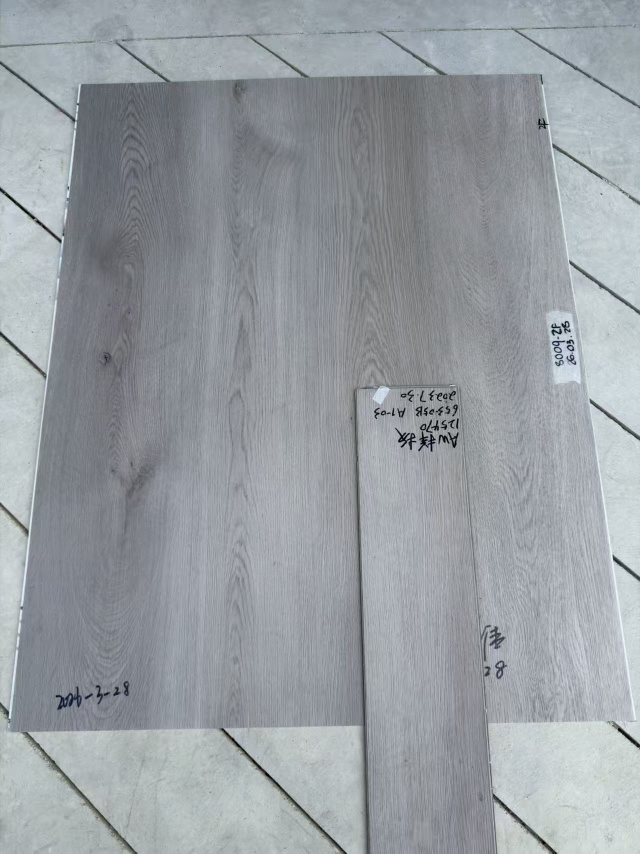
#> input picture batch_test/case1.jpg, 1280 x 1707 px (shown at 1/2 size)
$ python -i senia_label_detector.py   (imports and definitions only)
#> lines starting #> are read from the running program, lines starting #| are printed output that depends on the picture; after the words box and inside, x2 and y2 are one past the last pixel; in counts of white or black regions, pixels touching at a corner belong together
#> further down, picture is the input picture: shape (1707, 1280, 3); mean B, G, R 162.8, 157.9, 152.4
"""
SENIA 白色标签定位器
===================
利用标样上总有白色小标签这一物理特征,
精确定位标样区域. 比任何颜色算法都可靠.
"""

from __future__ import annotations
from typing import Any
import cv2
import numpy as np


def find_sample_by_white_label(
    image_bgr: np.ndarray,
    product_mask: np.ndarray | None = None,
) -> dict[str, Any]:
    """
    通过检测白色标签定位标样.

    逻辑:
      1. 检测白色小矩形 (标签)
      2. 标签在产品前景内 → 在标样上
      3. 从标签位置向外扩展 → 找到标样的完整区域
      4. 返回标样区域的 quad 坐标

    返回: {found: bool, sample_rect: (x,y,w,h), label_pos: (x,y)}
    """
    h, w = image_bgr.shape[:2]
#> h = 1707; w = 1280
    hsv = cv2.cvtColor(image_bgr, cv2.COLOR_BGR2HSV)
#> hsv: shape (1707, 1280, 3); mean H, S, V 104.1, 17.1, 163

    # Step 1: 检测白色区域
    white = ((hsv[..., 2] > 190) & (hsv[..., 1] < 50)).astype(np.uint8)
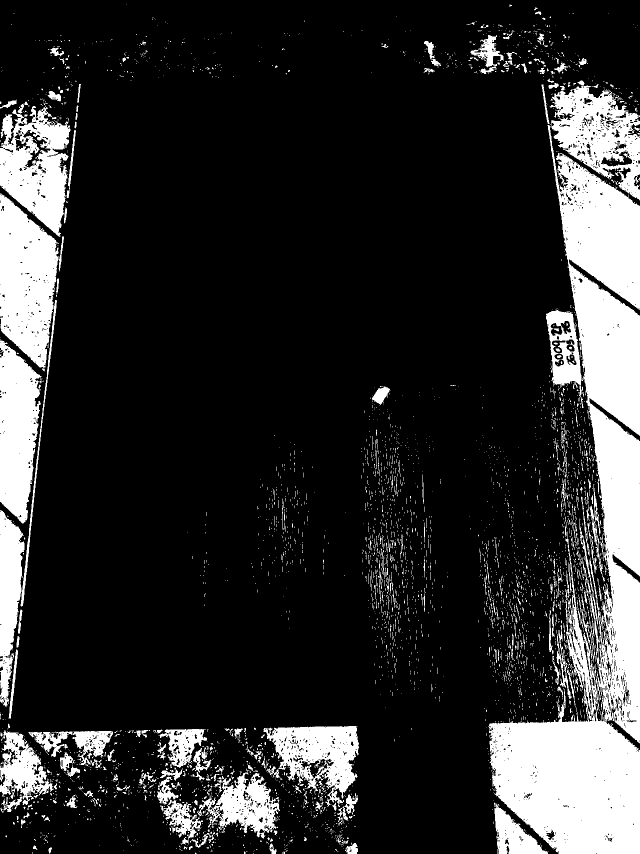
#> white: shape (1707, 1280) (shown at 1/2 size); values 0 (black) and 1 (white), 17.7% white; 3729 white regions (3357 under 20 px), largest, box (x1, y1, x2, y2) and area: (977, 171, 1280, 1707) 200741, (0, 387, 118, 736) 28473, (0, 681, 83, 1047) 21754
    white = cv2.morphologyEx(white, cv2.MORPH_CLOSE, np.ones((5, 5), np.uint8))
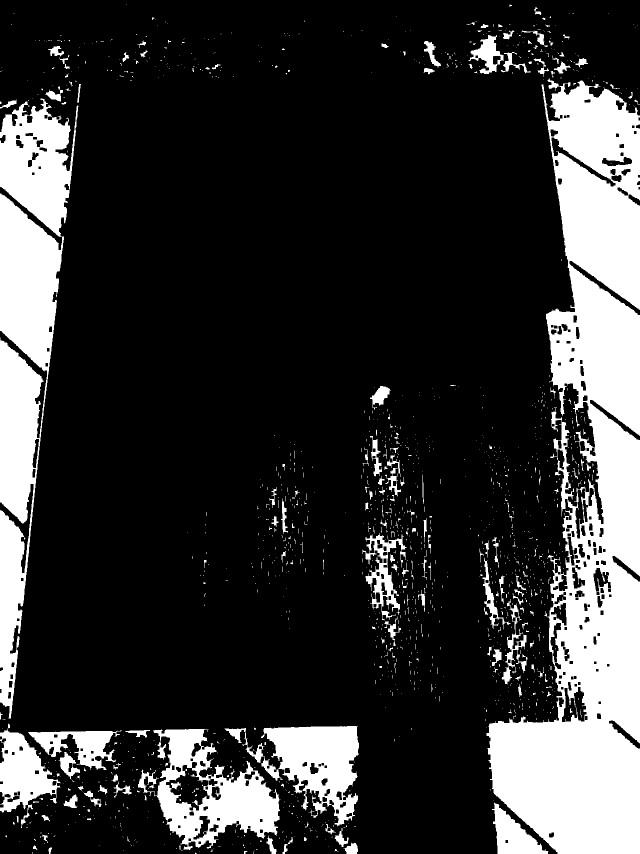
#> white: shape (1707, 1280) (shown at 1/2 size); values 0 (black) and 1 (white), 20.6% white; 1463 white regions (1271 under 20 px), largest, box (x1, y1, x2, y2) and area: (973, 156, 1280, 1707) 245661, (0, 197, 157, 1437) 94418, (276, 1458, 561, 1700) 28688
    white = cv2.morphologyEx(white, cv2.MORPH_OPEN, np.ones((6, 6), np.uint8))
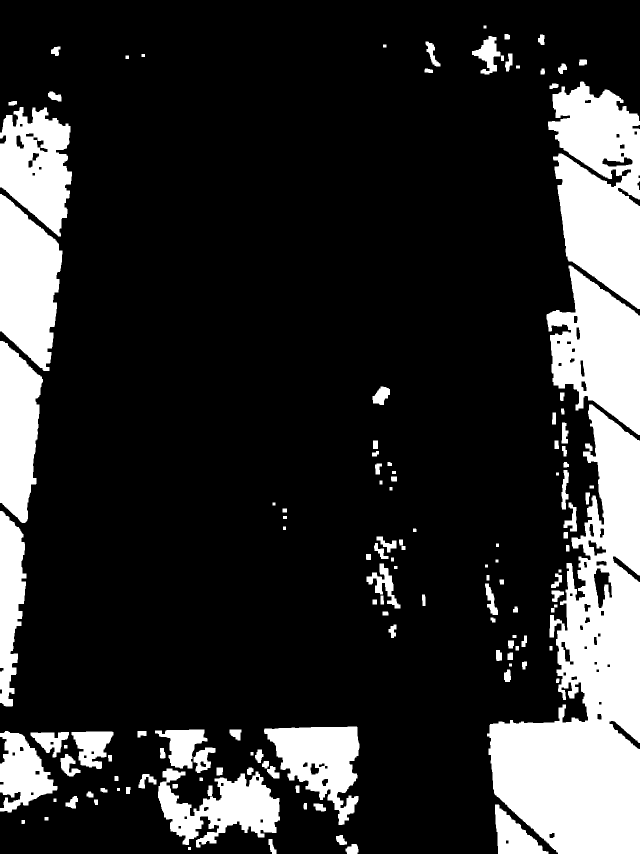
#> white: shape (1707, 1280) (shown at 1/2 size); values 0 (black) and 1 (white), 19.1% white; 133 white regions

    # 只保留产品前景内的白色
    if product_mask is not None:
        white = white & product_mask

    contours, _ = cv2.findContours(white, cv2.RETR_EXTERNAL, cv2.CHAIN_APPROX_SIMPLE)
#> contours = 133 contours; largest, box (x1, y1, x2, y2) and area: (974, 809, 1280, 1707) 140662, (1096, 163, 1280, 618) 57058, (1093, 531, 1280, 870) 38068, (0, 388, 125, 742) 30339, (0, 214, 144, 473) 25188

    # 过滤: 面积 200-20000, 宽高比 < 5
    labels = []
    for cnt in contours:
        area = cv2.contourArea(cnt)
        if area < 200 or area > 20000:
            continue
        x, y, rw, rh = cv2.boundingRect(cnt)
        aspect = max(rw, rh) / (min(rw, rh) + 1)
        if aspect > 5:
            continue
        labels.append({"x": x, "y": y, "w": rw, "h": rh, "area": area,
                        "cx": x + rw // 2, "cy": y + rh // 2})
#> this loop made 133 passes
#> area on passes 5, 9, 10, 13, 15, 16, 17, 18, 19, 20, 21, 24: 41.5, 68, 63, 109.5, 82.5, 96.5, 89.5, 155.5, 78, 35.5, 62.5, 130.5
#> (area, x, y, rw, rh, aspect) on passes 2, 3, 4, 7, 8, 12: (348, 691, 1688, 26, 19, 1.3), (214, 537, 1678, 16, 29, 1.71), (255, 672, 1670, 22, 20, 1.05), (5034, 990, 1609, 107, 98, 1.08), (241, 627, 1607, 25, 16, 1.47), (321.5, 131, 1592, 25, 25, 0.962)
#> after the loop, labels = 35 items

    if not labels:
        return {"found": False, "reason": "no_white_labels"}

    # Step 2: 从标签位置推断标样区域
    # 标样特征: 标签通常在标样的角上或边上
    # 标样是一个长条, 宽 ~100-300px, 长 ~300-1200px
    # 从标签位置沿上下左右找颜色一致的长条形区域

    gray = cv2.cvtColor(image_bgr, cv2.COLOR_BGR2GRAY).astype(np.float32)

    best_sample = None
    best_score = -1

    for label in labels:
        lx, ly = label["cx"], label["cy"]

        # 从标签位置向四个方向扫描, 找颜色一致的区域
        # 策略: 标签附近的像素颜色应该和标样颜色一致
        # 采样标签周围 30px 的颜色作为标样参考色
        py0 = max(0, ly - 40)
        py1 = min(h, ly + 40)
        px0 = max(0, lx - 40)
        px1 = min(w, lx + 40)

        ref_region = gray[py0:py1, px0:px1]
        if ref_region.size < 100:
            continue
        ref_val = float(np.median(ref_region))

        # 向各方向扩展: 找 brightness 接近 ref_val 的连续区域
        # 用 floodFill 的简化版: 行/列扫描
        tolerance = 15  # 灰度容差

        # 向上扫描
        top = ly
        for y in range(ly, max(0, ly - 800), -1):
            row = gray[y, max(0, lx - 50):min(w, lx + 50)]
            if abs(float(np.median(row)) - ref_val) > tolerance:
                top = y + 1
                break
            top = y

        # 向下扫描
        bottom = ly
        for y in range(ly, min(h, ly + 800)):
            row = gray[y, max(0, lx - 50):min(w, lx + 50)]
            if abs(float(np.median(row)) - ref_val) > tolerance:
                bottom = y - 1
                break
            bottom = y

        # 向左扫描
        left = lx
        for x in range(lx, max(0, lx - 400), -1):
            col = gray[max(0, ly - 30):min(h, ly + 30), x]
            if abs(float(np.median(col)) - ref_val) > tolerance:
                left = x + 1
                break
            left = x

        # 向右扫描
        right = lx
        for x in range(lx, min(w, lx + 400)):
            col = gray[max(0, ly - 30):min(h, ly + 30), x]
            if abs(float(np.median(col)) - ref_val) > tolerance:
                right = x - 1
                break
            right = x

        sw = right - left
        sh = bottom - top
        area = sw * sh

        # 标样面积合理性: 不能太大 (标样通常 < 15% 图面积)
        image_area = h * w
        if area < image_area * 0.005 or area > image_area * 0.15:
            continue
        if sw < 30 or sh < 30:
            continue

        # 标样必须是长条形 (宽窄比 > 2)
        aspect = max(sw, sh) / (min(sw, sh) + 1)
        if aspect < 1.5:
            continue  # 太方了, 不像标样
        score = area * (1.5 if 2.5 < aspect < 6 else 0.8)

        if product_mask is not None:
            fg_ratio = product_mask[top:bottom, left:right].mean() if sh > 0 and sw > 0 else 0
            score *= fg_ratio

        if score > best_score:
            best_score = score
            best_sample = {
                "x": left, "y": top, "w": sw, "h": sh,
                "label_pos": (label["cx"], label["cy"]),
                "area": area,
                "aspect": round(aspect, 1),
            }
#> this loop made 35 passes
#> (lx, ly, py0, py1, px0, px1, ref_val) on passes 1, 3, 6, 7, 23: (704, 1697, 1657, 1707, 664, 744, 176), (683, 1680, 1640, 1707, 643, 723, 178), (143, 1604, 1564, 1644, 103, 183, 180), (295, 1562, 1522, 1602, 255, 335, 181), (1113, 1161, 1121, 1201, 1073, 1153, 173)
#> (lx, ly, py0, py1, px0, px1, ref_val) on passes 9, 10, 11, 12, 13, 15: (546, 1544, 1504, 1584, 506, 586, 184), (141, 1530, 1490, 1570, 101, 181, 184), (518, 1512, 1472, 1552, 478, 558, 182), (409, 1520, 1480, 1560, 369, 449, 185), (99, 1489, 1449, 1529, 59, 139, 185), (57, 1543, 1503, 1583, 17, 97, 191)
#> pass 1, in find_sample_by_white_label, `ref_region = gray[py0:py1, px0:px1]`:
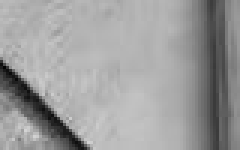
#> ref_region: shape (50, 80) float32 (shown 3 times larger); min 3, max 211, mean 156
#> pass 2, in find_sample_by_white_label, `ref_region = gray[py0:py1, px0:px1]`:
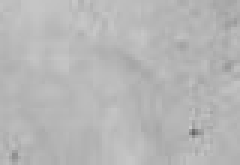
#> ref_region: shape (55, 80) float32 (shown 3 times larger); min 102, max 201, mean 182.1
#> pass 3, in find_sample_by_white_label, `ref_region = gray[py0:py1, px0:px1]`:
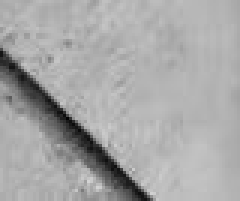
#> ref_region: shape (67, 80) float32 (shown 3 times larger); min 3, max 211, mean 167.3
#> after the loop:
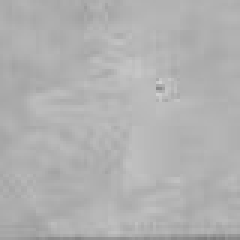
#> ref_region: shape (80, 80) float32 (shown 3 times larger); min 125, max 209, mean 176.9

    if best_sample is None:
        return {"found": False, "reason": "no_valid_sample_region"}

    return {
        "found": True,
        "sample_rect": (best_sample["x"], best_sample["y"],
                        best_sample["w"], best_sample["h"]),
        "label_pos": best_sample["label_pos"],
        "area_ratio": round(best_sample["area"] / (h * w), 4),
        "aspect": best_sample["aspect"],
    }

>>> import cv2
>>> picture = cv2.imread('batch_test/case1.jpg')
>>> result = find_sample_by_white_label(picture)
